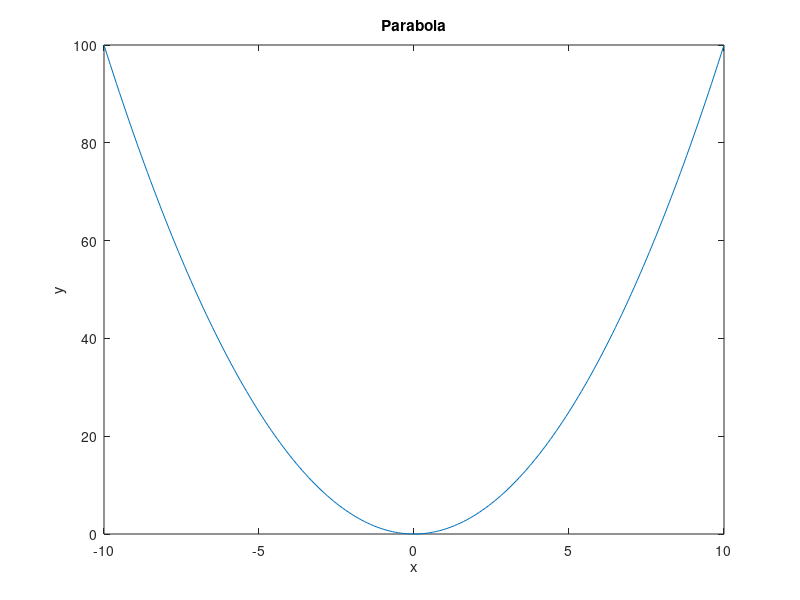

Write the MATLAB code that produced this figure.
% This code generates a parabola plot.

% Define the x values using a range from -10 to 10 with a step size of 0.1
x = -10:0.1:10;

% Calculate the y values by squaring each element in the x vector
y = x.^2;

% Plot the parabola using the x and y vectors
plot(x,y);

% Add labels to the plot
xlabel('x');
ylabel('y');
title('Parabola');